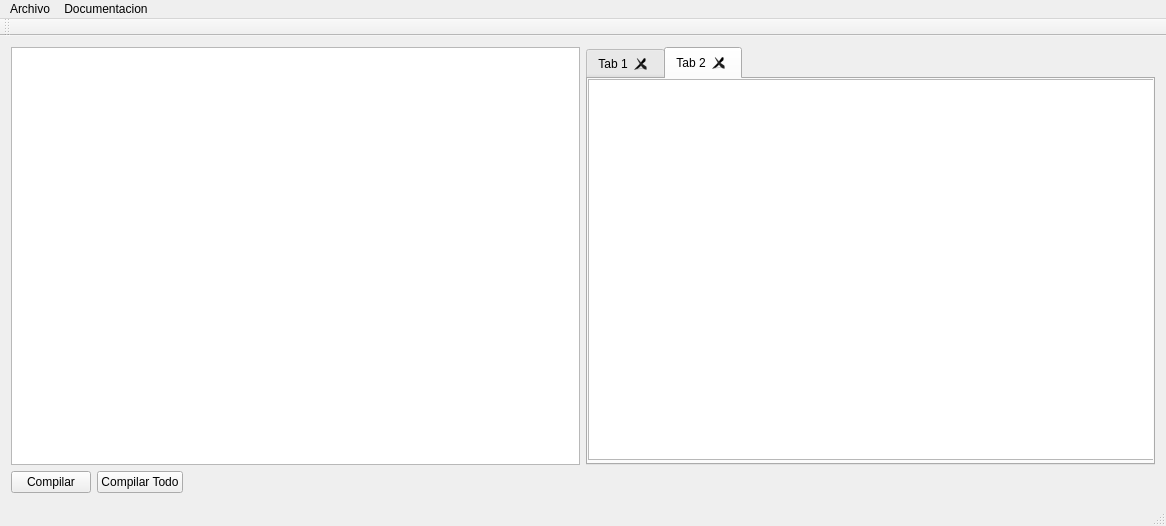
<?xml version="1.0" encoding="UTF-8"?>
<ui version="4.0">
 <class>MainWindow</class>
 <widget class="QMainWindow" name="MainWindow">
  <property name="geometry">
   <rect>
    <x>0</x>
    <y>0</y>
    <width>1166</width>
    <height>526</height>
   </rect>
  </property>
  <property name="windowTitle">
   <string>MainWindow</string>
  </property>
  <widget class="QWidget" name="centralWidget">
   <layout class="QVBoxLayout" name="verticalLayout">
    <item>
     <layout class="QHBoxLayout" name="horizontalLayout_2">
      <item>
       <widget class="QTreeView" name="treeView"/>
      </item>
      <item>
       <widget class="QTabWidget" name="tabWidget">
        <property name="currentIndex">
         <number>1</number>
        </property>
        <property name="tabsClosable">
         <bool>true</bool>
        </property>
        <property name="movable">
         <bool>true</bool>
        </property>
        <widget class="QWidget" name="tab">
         <attribute name="title">
          <string>Tab 1</string>
         </attribute>
         <widget class="QTextEdit" name="textEdit">
          <property name="geometry">
           <rect>
            <x>0</x>
            <y>0</y>
            <width>571</width>
            <height>371</height>
           </rect>
          </property>
          <property name="horizontalScrollBarPolicy">
           <enum>Qt::ScrollBarAsNeeded</enum>
          </property>
          <property name="sizeAdjustPolicy">
           <enum>QAbstractScrollArea::AdjustToContents</enum>
          </property>
          <property name="overwriteMode">
           <bool>false</bool>
          </property>
         </widget>
        </widget>
        <widget class="QWidget" name="tab_2">
         <attribute name="title">
          <string>Tab 2</string>
         </attribute>
         <widget class="QTextEdit" name="textEdit_2">
          <property name="geometry">
           <rect>
            <x>0</x>
            <y>0</y>
            <width>571</width>
            <height>381</height>
           </rect>
          </property>
          <property name="horizontalScrollBarPolicy">
           <enum>Qt::ScrollBarAsNeeded</enum>
          </property>
          <property name="sizeAdjustPolicy">
           <enum>QAbstractScrollArea::AdjustToContents</enum>
          </property>
          <property name="overwriteMode">
           <bool>false</bool>
          </property>
         </widget>
        </widget>
       </widget>
      </item>
     </layout>
    </item>
    <item>
     <layout class="QHBoxLayout" name="horizontalLayout">
      <item>
       <widget class="QPushButton" name="pushButton">
        <property name="text">
         <string>Compilar</string>
        </property>
       </widget>
      </item>
      <item>
       <widget class="QPushButton" name="pushButton_2">
        <property name="text">
         <string>Compilar Todo</string>
        </property>
       </widget>
      </item>
      <item>
       <spacer name="horizontalSpacer">
        <property name="orientation">
         <enum>Qt::Horizontal</enum>
        </property>
        <property name="sizeHint" stdset="0">
         <size>
          <width>37</width>
          <height>17</height>
         </size>
        </property>
       </spacer>
      </item>
     </layout>
    </item>
   </layout>
  </widget>
  <widget class="QMenuBar" name="menuBar">
   <property name="geometry">
    <rect>
     <x>0</x>
     <y>0</y>
     <width>1166</width>
     <height>22</height>
    </rect>
   </property>
   <widget class="QMenu" name="menuArchivo">
    <property name="title">
     <string>Archivo</string>
    </property>
    <addaction name="actionGuardar"/>
    <addaction name="actionGuardar_Como"/>
    <addaction name="actionAbrir_Archivo"/>
    <addaction name="actionCrear_nueva_pesta_a"/>
    <addaction name="actionSalir"/>
    <addaction name="actionCerrar_todas_las_pesta_as"/>
   </widget>
   <widget class="QMenu" name="menuDocumentacion">
    <property name="title">
     <string>Documentacion</string>
    </property>
    <addaction name="actionReportes"/>
   </widget>
   <addaction name="menuArchivo"/>
   <addaction name="menuDocumentacion"/>
  </widget>
  <widget class="QToolBar" name="mainToolBar">
   <attribute name="toolBarArea">
    <enum>TopToolBarArea</enum>
   </attribute>
   <attribute name="toolBarBreak">
    <bool>false</bool>
   </attribute>
  </widget>
  <widget class="QStatusBar" name="statusBar"/>
  <action name="actionGuardar">
   <property name="text">
    <string>Guardar</string>
   </property>
  </action>
  <action name="actionGuardar_Como">
   <property name="text">
    <string>Guardar Como....</string>
   </property>
  </action>
  <action name="actionAbrir_Archivo">
   <property name="text">
    <string>Abrir Archivo</string>
   </property>
  </action>
  <action name="actionSalir">
   <property name="text">
    <string>Salir</string>
   </property>
  </action>
  <action name="actionReportes">
   <property name="text">
    <string>Reporte de Errores</string>
   </property>
  </action>
  <action name="actionReporte_Sintactico">
   <property name="text">
    <string>Reporte Sintactico</string>
   </property>
  </action>
  <action name="actionCrear_nueva_pesta_a">
   <property name="text">
    <string>Crear nueva pestaña</string>
   </property>
  </action>
  <action name="actionCerrar_todas_las_pesta_as">
   <property name="text">
    <string>Cerrar todas las pestañas</string>
   </property>
  </action>
 </widget>
 <layoutdefault spacing="6" margin="11"/>
 <tabstops>
  <tabstop>pushButton</tabstop>
  <tabstop>treeView</tabstop>
  <tabstop>tabWidget</tabstop>
 </tabstops>
 <resources/>
 <connections/>
</ui>
